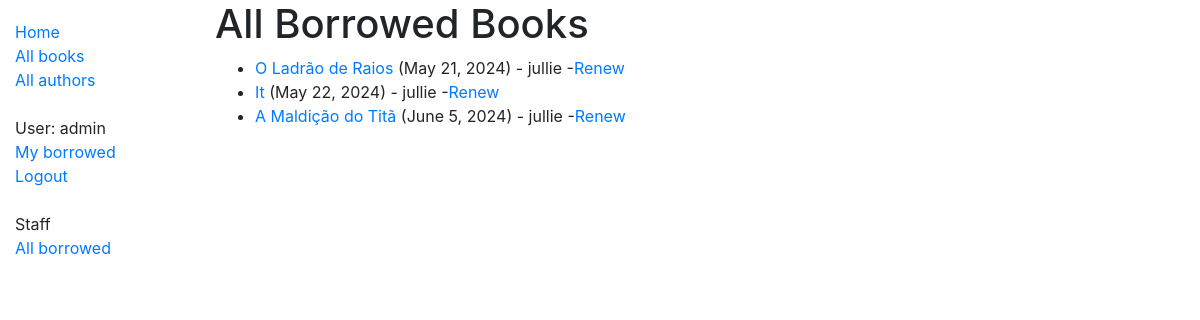
Page /catalog/borrowed/ (signed in) on the committed database.
### catalog/models.py (models this page shows, shortened)
class BookInstance(models.Model):
    id = models.UUIDField(primary_key=True, default=uuid.uuid4, help_text='Unique ID for this particular book across whole library')
    book = models.ForeignKey('Book', on_delete=models.SET_NULL, null=True)
    imprint = models.CharField(max_length=200)
    due_back = models.DateField(null=True, blank=True)
    borrower = models.ForeignKey(User, on_delete=models.SET_NULL, null=True, blank=True)
    LOAN_STATUS = (
        ('m', 'Maintenance'),
        ('o', 'On loan'),
        ('a', 'Available'),
        ('r', 'Reserved'),
    )
    status = models.CharField(
        max_length=1,
        choices=LOAN_STATUS,
        blank=True,
        default='m',
        help_text='Book availability',
    )
    class Meta:
        ordering = ['due_back']
        permissions = (("can_mark_returned", "Set book as returned"),)
    @property
    def is_overdue(self):
        if self.due_back and date.today() > self.due_back:
            return True
        return False

class Book(models.Model):
    title = models.CharField(max_length=200)
    author = models.ForeignKey('Author', on_delete=models.SET_NULL, null=True)
    summary = models.TextField(max_length=1000, help_text='Enter a brief description of the book')
    isbn = models.CharField('ISBN', max_length=13, help_text='13 Character <a href="https://www.isbn-international.org/content/what-isbn">ISBN number</a>')
    genre = models.ManyToManyField(Genre, help_text='Select a genre for this book')
    language = models.ForeignKey('Language', on_delete=models.SET_NULL, null=True)

### catalog/views.py (the view)
# urls.py: path('borrowed/', views.LoanedBooksAllListView.as_view(), name='all-borrowed'),
class LoanedBooksAllListView(PermissionRequiredMixin, generic.ListView):
    model = BookInstance
    permission_required = 'catalog.can_mark_returned'
    template_name = 'catalog/bookinstance_list_borrowed_all.html'
    paginate_by = 10
    def get_queryset(self):
        return BookInstance.objects.filter(status__exact='o').order_by('due_back')

### catalog/templates/catalog/bookinstance_list_borrowed_all.html
{% extends "base_generic.html" %}
{% block content %}
    <h1>All Borrowed Books</h1>
    {% if bookinstance_list %}
    <ul>
      {% for bookinst in bookinstance_list %}
      <li class="{% if bookinst.is_overdue %}text-danger{% endif %}">
        <a href="{% url 'book-detail' bookinst.book.pk %}">{{bookinst.book.title}}</a> ({{ bookinst.due_back }})
        {% if user.is_staff %}- {{ bookinst.borrower }}{% endif %}
        {% if perms.catalog.can_mark_returned %}-<a href="{% url 'renew-book-librarian' bookinst.id %}">Renew</a>{% endif %}
      </li>
      {% endfor %}
    </ul>
    {% else %}
      <p>There are no books borrowed.</p>
    {% endif %}
{% endblock %}

### catalog/templates/base_generic.html (shortened to what this page needs)
<!doctype html>
<html lang="en">
  <head>
    <link
      rel="stylesheet"
      href="https://stackpath.bootstrapcdn.com/bootstrap/4.1.3/css/bootstrap.min.css"
 />
    {% load static %}
    <link rel="stylesheet" href="{% static 'css/styles.css' %}" />
  </head>
  <body>
    <div class="container-fluid">
      <div class="row">
        <div class="col-sm-2">
          {% block sidebar %}
            <ul class="sidebar-nav">
              <li><a href="{% url 'index' %}">Home</a></li>
              <li><a href="{% url 'books' %}">All books</a></li>
              <li><a href="{% url 'authors' %}">All authors</a></li>
              <br>
              {% if user.is_authenticated %}
                <li>User: {{ user.get_username }}</li>
                <li><a href="{% url 'my-borrowed' %}">My borrowed</a></li>
                <li>
                  <a href="#" id="logoutLink">Logout</a>
                </li>
              {% else %}
                <li><a href="{% url 'login'%}?next={{request.path}}">Login</a></li>
              {% endif %}
              {% if user.is_staff %}
                <br>
                <li>Staff</li>
                <li><a href="{% url 'all-borrowed' %}">All borrowed</a></li>
              {% endif %}
            </ul>
          {% endblock %}
        </div>
        <div class="col-sm-10">{% block content %}{% endblock %}
        </div>
      </div>
    </div>
  </body>
</html>

### catalog/static/css/styles.css (style rules this page uses)
.sidebar-nav { margin-top: 20px; padding: 0; list-style: none; }

### rows in the picture
BookInstance: book "O Ladrão de Raios", due_back "May 21, 2024", borrower "jullie"
BookInstance: book "It", due_back "May 22, 2024", borrower "jullie"
BookInstance: book "A Maldição do Titã", due_back "June 5, 2024", borrower "jullie"

### other values in the picture
{{ user.get_username }} "admin"
